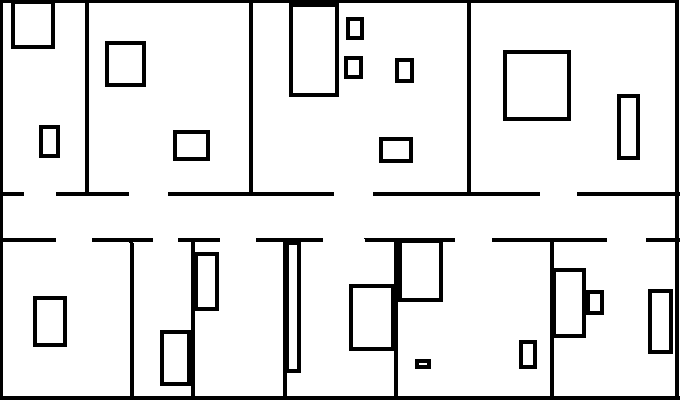
#> input picture Assignment 04/Assignment_04_Grid_Map.png, 680 x 400 px
$ jupyter execute Assignment04.ipynb
#> lines starting #> are read from the running program, lines starting #| are printed output that depends on the picture; after the words box and inside, x2 and y2 are one past the last pixel; in counts of white or black regions, pixels touching at a corner belong together
[cell 1]
# Read .pbm file

import cv2
import numpy as np
img = cv2.imread('Assignment_04_Grid_Map.png', cv2.IMREAD_GRAYSCALE)
#> img: shape (400, 680); 89.4% white; 14 black regions, largest, box (x1, y1, x2, y2) and area: (0, 0, 680, 400) 22798, (503, 50, 571, 121) 1048, (648, 289, 673, 354) 656
colour_img = cv2.imread('Assignment_04_Grid_Map.png', cv2.IMREAD_COLOR)
#> colour_img is the input picture: shape (400, 680, 3); 89.4% white; 14 black regions, largest, box (x1, y1, x2, y2) and area: (0, 0, 680, 400) 22798, (503, 50, 571, 121) 1048, (648, 289, 673, 354) 656
# cv2.imshow('image', img)
# cv2.waitKey(3000)
# cv2.destroyAllWindows()

[cell 2]
def sensor_model(pose, map):
    n_rays = 180
    angle_gap = 2

    max_range = 12
    measurements = {}

    directions = np.arange(-n_rays, n_rays+2, angle_gap)
    # print(directions)
    for direction in directions:

        # print("outer :", direction)
        ray_angle = pose[2] + direction * np.pi / 180
        x, y = pose[0], pose[1]
        step1 =0.04/(np.cos(ray_angle))
        step2 = 0.04/(np.sin(ray_angle))
        step = min(step1, step2)
        ray_occupancy_array = []

        for distance in np.arange(0, max_range, step):
            # print("inside", direction)

            x_endpoint_pixel = round((x + distance * np.cos(ray_angle))/0.04)
            y_endpoint_pixel = round((y + distance * np.sin(ray_angle))/0.04)
            ray_occupancy_array.append([x_endpoint_pixel, y_endpoint_pixel])
            if map[x_endpoint_pixel, y_endpoint_pixel] == 0:
                #print(direction)
                measurements[direction] = (distance, x_endpoint_pixel, y_endpoint_pixel, ray_occupancy_array)
                break
            # print(direction)
            measurements[direction] = (distance, x_endpoint_pixel, y_endpoint_pixel)
    return measurements

[cell 3]
robot_pose = [4, 5.4, 1.57]
measurements = sensor_model(robot_pose, img)
#> measurements = 45 items
print(len(measurements))
#| 45
print(measurements)
#> (printed output is left out)

[cell 4]
# Using OpenCV to visualize the robot pose and the measurements in colour_img

cv2.circle(colour_img, (int(robot_pose[1]/0.04), int(robot_pose[0]/0.04)), 5, (0, 0, 255), -1)
#> colour_img: shape (400, 680, 3); 0.03% of pixels changed, all inside (x1, y1, x2, y2) = (130, 95, 141, 106)
for key in measurements:
    #cv2.line(colour_img, (int(robot_pose[1]/0.04), int(robot_pose[0]/0.04)), (measurements[key][2], measurements[key][1]), (0, 255, 0), 1)
    # Visualize all steps of the ray
    for step in measurements[key][3]:
        # cv2.circle(colour_img, (step[1], step[0]), 1, (255, 0, 0), -1)
        # Plot pixel instead of circle
        colour_img[step[0], step[1]] = (255, 0, 0)
#> this loop made 45 passes
#> key on passes 1 to 12: -88, -86, -84, -82, -80, -78, -76, -74, -72, -70, -68, -66
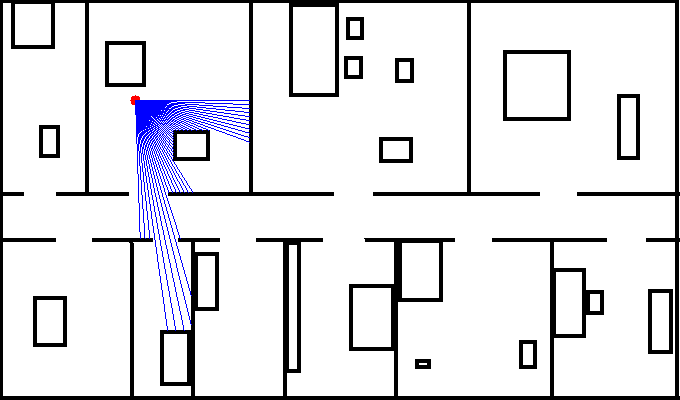
#> colour_img: shape (400, 680, 3); mean B, G, R 227.9, 224.2, 224.2

cv2.imshow('image', colour_img)
cv2.waitKey(0)
cv2.destroyAllWindows()

[cell 5]
# TASK 4.2

[cell 6]
# [18 lines of commented-out code are left out]

[cell 7]
def compute_nearest_occupied_cell(pos_pixel, map):
#> called with pos_pixel = (100, 135)
    x, y = pos_pixel
    occupied_indices = np.argwhere(map == 0)
#> occupied_indices = 28942 pairs, first value 0 to 399, second value 0 to 679

    if len(occupied_indices) == 0:
        return None  # No occupied cells found

    dist = np.sqrt(np.sum((occupied_indices - np.array([x, y]))**2, axis=1))
    min_index = np.argmin(dist)
#> min_index = 6974

    nearest_cell = tuple(occupied_indices[min_index])
#> nearest_cell = (86, 135)

    return nearest_cell

[cell 8]
# Testing the function'
print(robot_pose[0]/0.04, robot_pose[1]/0.04)
print(compute_nearest_occupied_cell((int(robot_pose[0]/0.04), int(robot_pose[1]/0.04)), img))

[cell 9]
import tqdm as tqdm
import os
# Compute the likelihood field
def likelihood_field(map):

    # If the map is already saved, load it
    if os.path.exists('likelihood_field.png'):
        return cv2.imread('likelihood_field.png', cv2.IMREAD_GRAYSCALE)
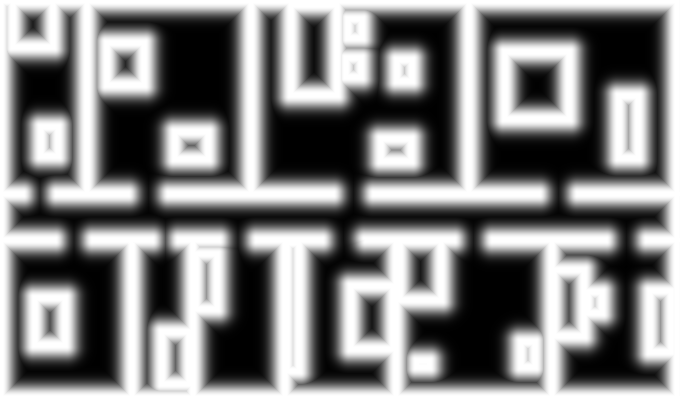
#> input picture Assignment 04/likelihood_field.png, 680 x 400 px
#> returned value is the input picture: shape (400, 680); min 0, max 255, mean 128.7

    # Initialize the likelihood field
    l = np.zeros(map.shape)
    # For each cell in the map - using tqdm to visualize the progress
    for i in tqdm.tqdm(range(len(l[:, 0]))):
        for j in range(len(l[0, :])):
            # If the cell is occupied
            closest_point = compute_nearest_occupied_cell((i, j), map)
            # Compute the distance to the nearest occupied cell
            dist = np.sqrt((i-closest_point[0])**2 + (j-closest_point[1])**2)
            # Compute the probability of the cell being occupied
            # Sigma = 0.35
            l[i, j] = np.exp(-(dist*0.04)**2/(2*0.35**2))
    # Normalize the likelihood field to a range between 0 and 255
    l = l/np.max(l)*255
    return l

l = likelihood_field(img)
cv2.imshow('image', l)
cv2.waitKey(10000)
cv2.destroyAllWindows()

[cell 10]
# Save the likelihood field map
cv2.imwrite('likelihood_field.png', l)
cv2.imwrite('likelihood_field.pbm', l)
#> Out = True

[cell 11]
reference_robot_pose = [4, 5.4, 1.57]
reference_measurement = sensor_model(reference_robot_pose, img)
#> reference_measurement = 45 items
print(reference_measurement)

[cell 12]
def transform_endpoints(measurements, new_pose):
    # Transform the endpoints of the rays to the new robot pose
    # new_pose = [x, y, theta]
    transformed_measurements = {}
    for relative_angle in measurements:
        distance = measurements[key][0]
        new_x_endpoint_pixel = new_pose[0] + distance*np.cos(new_pose[2] + relative_angle*np.pi/180)
        new_y_endpoint_pixel = new_pose[1] + distance*np.sin(new_pose[2] + relative_angle*np.pi/180)
        # transformed_measurements[key] = (distance, new_x_endpoint_pixel, new_y_endpoint_pixel)
        boundary_y = 640
        boundary_x = 400
        if 0 <= new_x_endpoint_pixel <= boundary_x and 0 <= new_y_endpoint_pixel <= boundary_y:
            transformed_measurements[key] = (distance, int(new_x_endpoint_pixel), int(new_y_endpoint_pixel))
        else:
            transformed_measurements[key] = (distance, None, None)
    return transformed_measurements

[cell 13]
# Generate few random poses
poses = []
for i in range(100):
    poses.append([np.random.randint(0, 400), np.random.randint(0, 680), np.random.randint(-180, 180) * np.pi/180])

# Compute Measurement Likelyhood for each pose
measurements_likelihood = [([int(reference_robot_pose[0]/0.04), int(reference_robot_pose[1]/0.04), reference_robot_pose[2]], 1)]
#> measurements_likelihood = [([100, 135, 1.57], 1)]
for pose in poses:
    measurements = transform_endpoints(reference_measurement, pose)
    # Calculate the likelihood of the measurements from the likelihood field
    probability = 1
    for key in measurements:
        if measurements[key][1] is not None:
            probability *= l[measurements[key][1], measurements[key][2]]/255
        else:
            probability *= 0.001

    measurements_likelihood.append((pose, probability))
#> this loop made 100 passes
#> measurements on passes 1, 2, 3, 4, 5, 6, 7, 9, 10, 11, 13, 14: {0: (4.56, 174, 554)}, {0: (4.56, 187, 358)}, {0: (4.56, 213, 281)}, {0: (4.56, 290, 594)}, {0: (4.56, 84, 399)}, {0: (4.56, 189, 483)}, {0: (4.56, 86, 169)}, {0: (4.56, 333, 76)}, {0: (4.56, 110, 432)}, {0: (4.56, 101, 181)}, {0: (4.56, 396, 427)}, {0: (4.56, 261, 636)}
#> after the loop, measurements_likelihood = 101 items

[cell 14]
print(measurements_likelihood)

[cell 15]
# Plot measurement likelihood for each pose in colour_img
import matplotlib.pyplot as plt
# Convert the color_img to RGB format
cv2_image = cv2.cvtColor(colour_img, cv2.COLOR_BGR2RGB)
# Print the image shape
print(cv2_image.shape)
# Iterate through measurements_likelihood to add poses and probabilities to the image
for pose, probability in measurements_likelihood:
    # Convert pose to integers and modify the image to add the pose and the probability
    # cv2_image[int(pose[0]), int(pose[1])] = (int(255 * probability), 0, 0)
    # Add a circle to the image to visualize the robot pose
    cv2.circle(cv2_image, (int(pose[1]), int(pose[0])), 5, (int(255 * probability), 0, 0), -1)
#> this loop made 101 passes
#> (pose, probability) on passes 1 to 12: ([100, 135, 1.57], 1), ([172, 559, -1.1], 0.0275), ([192, 359, -2.98], 0.196), ([211, 277, 1.08], 0.122), ([292, 599, -1.92], 1), ([88, 396, 2.34], 0.973), ([193, 486, -2.46], 0.941), ([87, 174, -1.61], 0.0235), ([337, 677, -2.71], 0.001), ([333, 72, 1.48], 0.522), ([115, 431, 2.76], 0), ([99, 177, 1.1], 0.00392)
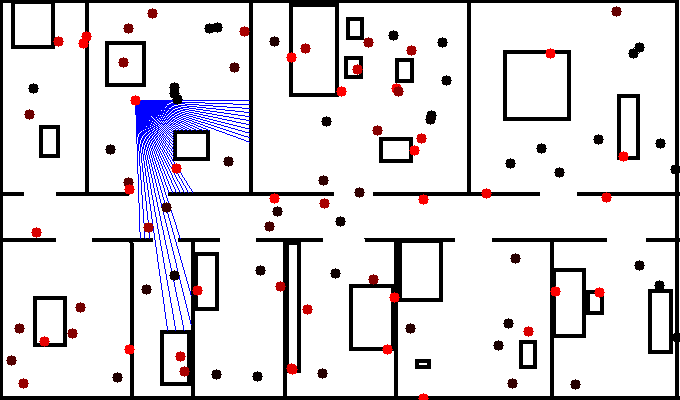
#> cv2_image: shape (400, 680, 3); mean R, G, B 221.1, 217.7, 221.3

# Display the modified image
plt.imshow(cv2_image)
plt.show()
plt.imshow(cv2_image)
plt.show()
